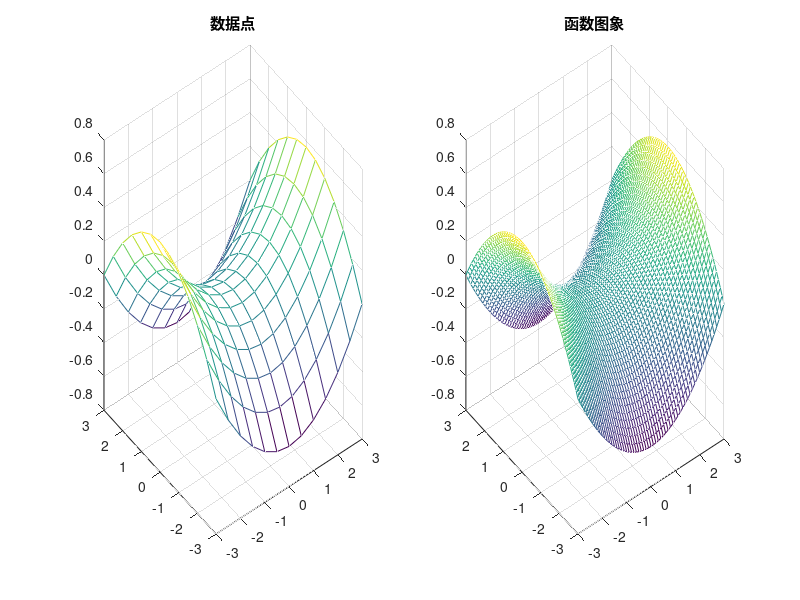
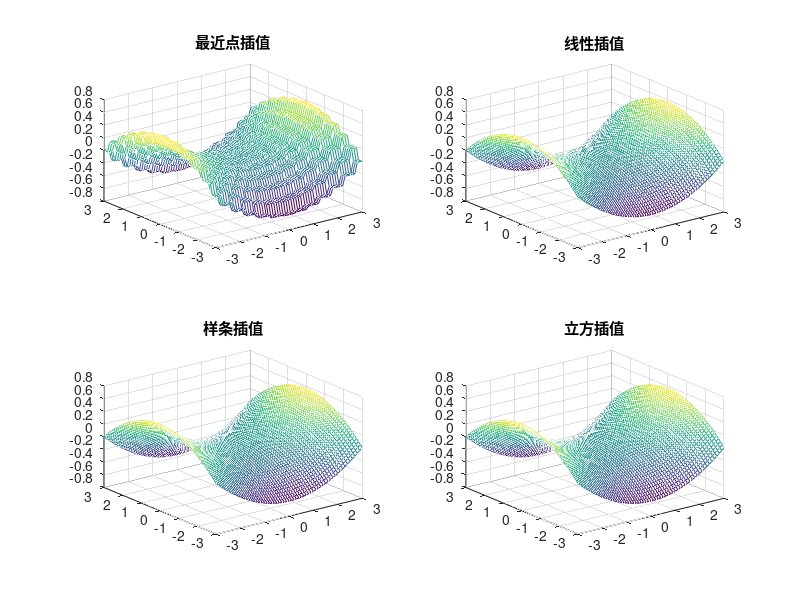

MATLAB code to generate these figures, in order:
clc;clf;clear;
[x,y]=meshgrid(-3:.5:3);
z=x.^2./16-y.^2./16;
[x1,y1]=meshgrid(-3:.1:3);
z1=x1.^2./16-y1.^2./16;

figure(1)
subplot(1,2,1),mesh(x,y,z),title('数据点')
subplot(1,2,2),mesh(x1,y1,z1),title('函数图象')

[xi,yi]=meshgrid(-3:.1:3);
zi1=interp2(x,y,z,xi,yi,'*nearest');
zi2=interp2(x,y,z,xi,yi,'*linear');
zi3=interp2(x,y,z,xi,yi,'*spline');
zi4=interp2(x,y,z,xi,yi,'*cubic');
figure(2)
subplot(221),mesh(xi,yi,zi1),title('最近点插值')
subplot(222),mesh(xi,yi,zi2),title('线性插值')
subplot(223),mesh(xi,yi,zi3),title('样条插值')
subplot(224),mesh(xi,yi,zi4),title('立方插值')